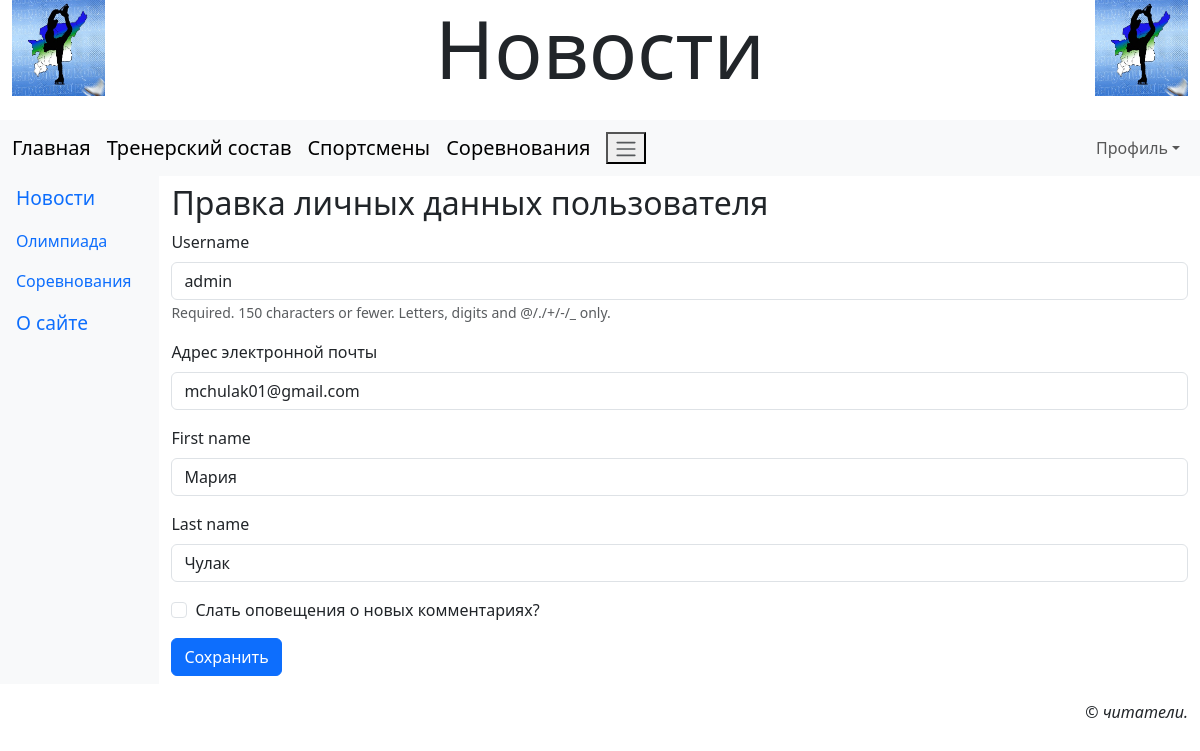
Screenshot of /accounts/profile/edit (signed in) with the database file from the repository.
### sportsman/models.py (models this page shows, shortened)
class Rubric(models.Model):
    name = models.CharField(max_length=20, unique=True, verbose_name='Название')
    order = models.SmallIntegerField(default=0, db_index=True, verbose_name='Порядок')
    super_rubric = models.ForeignKey('SuperRubric', on_delete=models.PROTECT, null=True, blank=True, verbose_name='Надрубрика')

class AdvUser(AbstractUser):
    is_activated = models.BooleanField(default=True, db_index=True, verbose_name='Прошёл активацию?')
    send_messages = models.BooleanField(default=True, verbose_name='Слать оповещения о новых комментариях?')
    class Meta(AbstractUser.Meta):
        pass

### sportsman/views.py (the view)
# urls.py: path('accounts/profile/edit', ProfileEditView.as_view(), name='profile_edit'),
class ProfileEditView(SuccessMessageMixin, LoginRequiredMixin, UpdateView):
     model = AdvUser
     template_name = 'sportsman/profile_edit.html'
     form_class = ProfileEditForm
     success_url = reverse_lazy('profile')
     success_message = 'Данные пользователя изменены'
     def setup(self, request, *args, **kwargs):
         self.user_id = request.user.pk
         return super().setup(request, *args, **kwargs)
     def get_object(self, queryset = None):
          if not queryset:
               queryset = self.get_queryset()
          return get_object_or_404(queryset, pk=self.user_id)

### sportsman/forms.py
class ProfileEditForm(forms.ModelForm):
    email = forms.EmailField(required=True, label='Адрес электронной почты')
    class Meta:
        model = AdvUser
        fields = ('username', 'email', 'first_name', 'last_name', 'send_messages')

### sportsman/models.py (called while the page is built)
    def get_queryset(self):
        return super().get_queryset().filter(super_rubric__isnull=False)

### sportsman/templates/sportsman/profile_edit.html (shortened to what this page needs)
{% extends 'layout/basic_site.html' %}
{% load django_bootstrap5 %}
{% block content %}
<h2>Правка личных данных пользователя</h2>
<form method="post">
  {% bootstrap_form form layuot='horizontal' %}
  {% bootstrap_button 'Сохранить' %}
</form>
{% endblock %}

### sportsman/templates/layout/basic_site.html (shortened to what this page needs)
{% load django_bootstrap5 %}
{% load static%}
<!DOCTYPE html>
<html>
  <head>
    {% bootstrap_css %}
    <link rel="stylesheet" type="text/css" href="{% static 'sportsman/style_site.css' %}">
  </head>
  <body class="container-fluid">
    <header class="mb-4">
      <h1 class="display-1 text-center">Новости</h1>
    </header>
    <nav class="row navbar navbar-expand-md bg-light">
      <div class="col container">
        <a class="navbar-brand" href="{% url 'home' %}">Главная</a>
        <a class="navbar-brand" href="{% url 'index' %}">Тренерский состав</a>
        <a class="navbar-brand" href="{% url 'sport' %}">Спортсмены</a>
        <a class="navbar-brand" href="{% url 'compet' %}">Соревнования</a>
        <button class="navbar-togger" type="button" data-bs-toggle="collapse" data-bs-target="#navbarNav">
          <span class="navbar-toggler-icon"></span>
        </button>
        <div class="collapse navbar-collapse justify-content-end" id="navbarNav">
          <div class="navbar-nav">
            {% if user.is_authenticated %}
            <div class="nav-item dropdown">
              <a class="nav-link dropdown-toggle" data-bs-toggle="dropdown" href="{% url 'profile' %}">Профиль</a>
            </div>
            {% else %}
            <a class="nav-link" href="{% url 'register' %}">Регистрация</a>
            <a class="nav-link" href="{% url 'login' %}">Вход</a>
            {% endif %}
          </div>
        </div>
      </div>
    </nav>
    <div class="row">
      <nav class="col-md-auto nav flex-column bg-light">
        {% for rubric in rubrics %}
        {% ifchanged rubric.super_rubric.pk %}
        <span class="nav-link root">{{ rubric.super_rubric.name }}</span>
        {% endifchanged %}
        <a class="nav-link" href="{% url 'rubric_newss' pk=rubric.pk %}">{{ rubric.name }}</a>
        {% endfor %}
        <a class="nav-link root" href="{% url 'about' %}">О сайте</a>
      </nav>
      <main class="col py-2">
        {% block content %}
        {% endblock %}
      </main>
    </div>
    <footer class="mt-3">
      <p class="text-end fst-italic">&copy; читатели.</p>
    </footer>
  </body>
</html>

### sportsman/static/sportsman/style_site.css (style rules this page uses)
header h1 { background: url("bg1.jpg") left / auto 100% no-repeat, url("bg1.jpg") right /auto 100% no-repeat; }
.root { font-size: larger }

### rows the page displays
Rubric: super_rubric.name "Новости", name "Олимпиада"
Rubric: name "Соревнования"
AdvUser: username "admin", email "mchulak01@gmail.com", first_name "Мария", last_name "Чулак"
